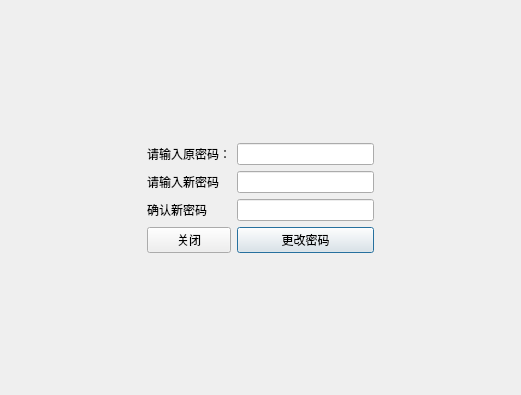
<?xml version="1.0" encoding="UTF-8"?>
<ui version="4.0">
 <class>ChangePwdDialog</class>
 <widget class="QDialog" name="ChangePwdDialog">
  <property name="geometry">
   <rect>
    <x>0</x>
    <y>0</y>
    <width>521</width>
    <height>395</height>
   </rect>
  </property>
  <property name="windowTitle">
   <string>Dialog</string>
  </property>
  <layout class="QGridLayout" name="gridLayout">
   <item row="1" column="0">
    <spacer name="horizontalSpacer">
     <property name="orientation">
      <enum>Qt::Horizontal</enum>
     </property>
     <property name="sizeHint" stdset="0">
      <size>
       <width>40</width>
       <height>20</height>
      </size>
     </property>
    </spacer>
   </item>
   <item row="1" column="1">
    <widget class="QLabel" name="label">
     <property name="text">
      <string>请输入原密码：</string>
     </property>
    </widget>
   </item>
   <item row="1" column="2">
    <widget class="QLineEdit" name="oldPwd"/>
   </item>
   <item row="2" column="2">
    <widget class="QLineEdit" name="newPwd"/>
   </item>
   <item row="3" column="2">
    <widget class="QLineEdit" name="checkNewPwd"/>
   </item>
   <item row="2" column="1">
    <widget class="QLabel" name="label_2">
     <property name="text">
      <string>请输入新密码</string>
     </property>
    </widget>
   </item>
   <item row="3" column="1">
    <widget class="QLabel" name="label_3">
     <property name="text">
      <string>确认新密码</string>
     </property>
    </widget>
   </item>
   <item row="0" column="2">
    <spacer name="verticalSpacer">
     <property name="orientation">
      <enum>Qt::Vertical</enum>
     </property>
     <property name="sizeHint" stdset="0">
      <size>
       <width>20</width>
       <height>40</height>
      </size>
     </property>
    </spacer>
   </item>
   <item row="5" column="2">
    <spacer name="verticalSpacer_2">
     <property name="orientation">
      <enum>Qt::Vertical</enum>
     </property>
     <property name="sizeHint" stdset="0">
      <size>
       <width>20</width>
       <height>40</height>
      </size>
     </property>
    </spacer>
   </item>
   <item row="1" column="3">
    <spacer name="horizontalSpacer_2">
     <property name="orientation">
      <enum>Qt::Horizontal</enum>
     </property>
     <property name="sizeHint" stdset="0">
      <size>
       <width>40</width>
       <height>20</height>
      </size>
     </property>
    </spacer>
   </item>
   <item row="4" column="2">
    <widget class="QPushButton" name="changePwdBtn">
     <property name="text">
      <string>更改密码</string>
     </property>
    </widget>
   </item>
   <item row="4" column="1">
    <widget class="QPushButton" name="closeBtn">
     <property name="text">
      <string>关闭</string>
     </property>
    </widget>
   </item>
  </layout>
 </widget>
 <resources/>
 <connections/>
</ui>
